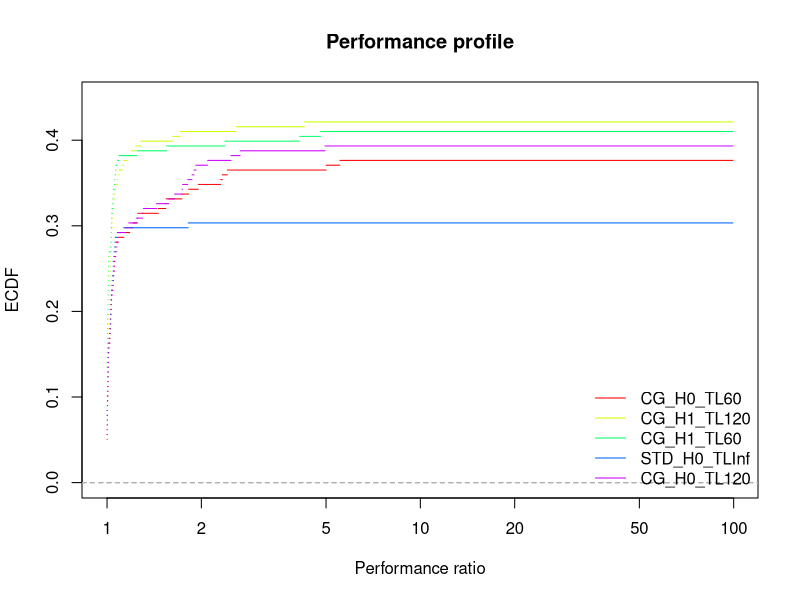

This chart was generated by the following R code:
## ---- chunk 1
library(rmarkdown)
library(rmarkdown)
library(kableExtra)
library(tidyr)
## ---- chunk 2
results = read.csv("results.csv")
## ---- chunk 3
results = results[,-c(1,ncol(results))]
## ---- chunk 4
results[results$method == "STD",]$has_large_scaled = FALSE
## ---- chunk 5
paged_table(results)
## ---- chunk 6
results$solver = paste0(results$method, '_H', results$with_heuristic, '_TL', results$standard_TL)
solvers = as.data.frame(unique(results$solver))
colnames(solvers) = "solver"

colors = cbind(solvers, rainbow(nrow(solvers)))

time_limit = 3600
## ---- chunk 7
knitr::kable(solvers)
## ---- chunk 8
make_check_table = function (dataset) {

  objectives = spread(dataset[,c("instance", "solver", "best_obj")], key = solver, value = best_obj)
  
  stdev = apply(objectives, MARGIN = 1, FUN = function(row){
    values = row[-1]
    return (sd(values[which(!is.na(values))]))
  })
  
  values = apply(objectives, MARGIN = 1, FUN = function(row){
    values = row[-1]
    return (values)
    #return ( abs(values - median(values[which(!is.na(values))])) )
  })
  
  result = cbind( objectives$instance, as.data.frame(t(values)), as.data.frame(stdev) )
  
  colnames(result) = c( colnames(objectives), "stdev")
  
  return(result)
}

Table = make_check_table(results[results$total_time < time_limit,])
## ---- chunk 9
paged_table(Table)
## ---- chunk 10
paged_table(Table[!is.na(Table$stdev) & Table$stdev > 0,])
## ---- chunk 11

make_per_instance_table = function (dataset) {
  times = spread(dataset[,c("instance", "solver", "total_time")], key = solver, value = total_time)
  
  return (times)
}

table = make_per_instance_table(results)
knitr::kable(
    table,
    digits = c(0, matrix(2, nrow = length(solvers$solver)))
  ) %>%
    kable_classic()
## ---- chunk 12
performance_profile = function (dataset, xlim = NULL, main = "Performance profile") {

  times = spread(dataset[,c("instance", "solver", "total_time")], key = solver, value = total_time)
  times$time.best = apply(times[,-c(1)], 1, FUN = min)
  
  solver_names = data.frame(solver = unique(dataset$solver))
  
  times = na.omit(times)
  print("WARNING omitting NA")
  
  times[,-c(1,ncol(times))]
  
  ratios = times[,-c(1,ncol(times))] / times$time.best
  colnames(ratios) = paste0(colnames(ratios), ".ratio")
  
  worst_ratio = max(ratios)
  
  times = cbind(times, ratios)
  
  for (solver in solver_names$solver) {
    time_limit_filter = times[,solver] >= time_limit
    if ( sum(time_limit_filter) > 0 ) {
      times[time_limit_filter, paste0(solver, ".ratio")] = worst_ratio
    }
  }
  
  if (is.null(xlim)) {
    xlim = c(1, worst_ratio)
  }
  
  #par(mar = c(5,4,4,8))
  
  using_colors = NULL
  using_types = NULL
  
  last_ecdf = NULL
  
  index = 1
  for (solver in solver_names$solver) {
    
    plot_function = if (index == 1) function(...) { plot(..., log = 'x') } else lines
    
    profile = ecdf(times[,paste0(solver, ".ratio")])
    
    using_color =  colors[colors$solver == solver,2]
    using_colors = rbind(using_colors, using_color)
    using_type = "solid"
    if (using_color == "#00FFFFFF") {
      using_type = "dashed"
    }
    using_types = rbind(using_types, using_type)
    
    plot_function(profile, xlim = xlim, ylim = c(0,.45), lty = using_type, cex = 0, col = using_color, main = "", xlab = "", ylab = "")
    
    index = index + 1
  }
  
  # Set the plot title
  title(main = main,
        xlab = "Performance ratio",
        ylab = "ECDF")
  
  # Set the plot legend
  legend(
    "bottomright",
    #inset=c(-.35, 0),
    legend = solver_names$solver,
    lty = using_types,
    col = using_colors,
    #cex = .5,
    #xpd = TRUE,
    bty = "n"
  )
}
## ---- chunk 13
performance_profile(results)
